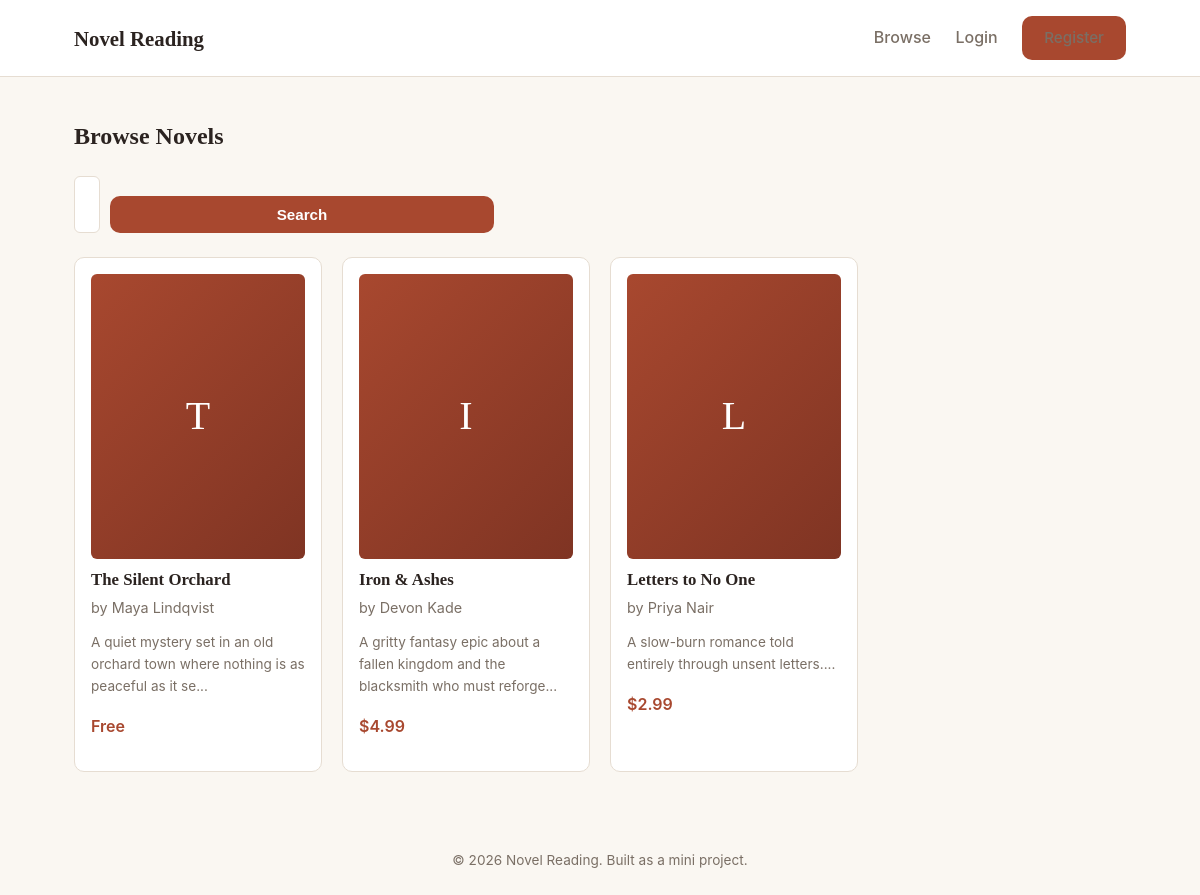
The page /novels/browse.php on the database its author committed.
### tables this page shows
CREATE TABLE novels (
  novel_id INT AUTO_INCREMENT PRIMARY KEY,
  title VARCHAR(150) NOT NULL,
  author VARCHAR(100) NOT NULL,
  description TEXT,
  cover_image VARCHAR(255) DEFAULT 'assets/img/default-cover.png',
  price DECIMAL(8,2) DEFAULT 0.00,
  created_at TIMESTAMP DEFAULT CURRENT_TIMESTAMP
);

### novels/browse.php (the view, shortened to what this page needs)
<?php
require_once __DIR__ . '/../config/db.php';
$search = trim($_GET['search'] ?? '');
if ($search !== '') {
    $stmt = mysqli_prepare($conn, "SELECT novel_id, title, author, price, description FROM novels WHERE title LIKE ? OR author LIKE ? ORDER BY created_at DESC");
    $likeSearch = "%" . $search . "%";
    mysqli_stmt_bind_param($stmt, "ss", $likeSearch, $likeSearch);
    mysqli_stmt_execute($stmt);
    $novels = mysqli_stmt_get_result($stmt);
} else {
    $novels = mysqli_query($conn, "SELECT novel_id, title, author, price, description FROM novels ORDER BY created_at DESC");
}
include __DIR__ . '/../includes/header.php';
?>
<section class="browse-page">
    <h1>Browse Novels</h1>
    <form method="GET" action="" class="search-form">
        <input type="text" name="search" placeholder="Search by title or author..." value="<?php echo htmlspecialchars($search); ?>">
        <button type="submit" class="btn-primary">Search</button>
    </form>
    <div class="novel-grid">
        <?php while ($novel = mysqli_fetch_assoc($novels)): ?>
            <a class="novel-card" href="details.php?novel_id=<?php echo (int)$novel['novel_id']; ?>">
                <div class="novel-cover-placeholder"><?php echo htmlspecialchars(mb_substr($novel['title'], 0, 1)); ?></div>
                <h3><?php echo htmlspecialchars($novel['title']); ?></h3>
                <p class="author">by <?php echo htmlspecialchars($novel['author']); ?></p>
                <p class="excerpt"><?php echo htmlspecialchars(mb_substr($novel['description'], 0, 80)); ?>...</p>
                <p class="price"><?php echo $novel['price'] > 0 ? '$' . number_format($novel['price'], 2) : 'Free'; ?></p>
            </a>
        <?php endwhile; ?>
    </div>
</section>
<?php include __DIR__ . '/../includes/footer.php'; ?>

### assets/css/style.css (style rules this page uses)
:root { --color-bg: #faf7f2; --color-surface: #ffffff; --color-ink: #2b2320; --color-muted: #7a6f65; --color-accent: #a8482f; --color-accent-dark: #7f3423; --color-border: #e6ddd2; --radius: 10px; --font-serif: 'Arial Black', 'Times New Roman', serif; --font-sans: -apple-system, BlinkMacSystemFont, 'Segoe UI', sans-serif; }
* { box-sizing: border-box; }
body { margin: 0; font-family: var(--font-sans); background: var(--color-bg); color: var(--color-ink); line-height: 1.6; }
a { color: var(--color-accent); text-decoration: none; }
h1, h2, h3 { font-family: var(--font-serif); margin-top: 0; }
.btn-primary, .btn-secondary { display: inline-block; padding: 10px 22px; border-radius: var(--radius); border: none; cursor: pointer; font-weight: 600; font-size: 0.95rem; }
.btn-primary { background: var(--color-accent); color: #fff; }
.novel-grid { display: grid; grid-template-columns: repeat(auto-fill, minmax(200px, 1fr)); gap: 20px; margin-top: 24px; }
.novel-card { background: var(--color-surface); border: 1px solid var(--color-border); border-radius: var(--radius); padding: 16px; color: var(--color-ink); display: block; transition: transform 0.15s, box-shadow 0.15s; }
.novel-card h3 { font-size: 1.05rem; margin: 8px 0 2px; }
.novel-card .author { color: var(--color-muted); font-size: 0.9rem; margin: 0 0 6px; }
.novel-card .excerpt { color: var(--color-muted); font-size: 0.85rem; }
.novel-card .price { font-weight: 600; color: var(--color-accent); }
.novel-cover-placeholder { width: 100%; aspect-ratio: 3/4; background: linear-gradient(135deg, var(--color-accent), var(--color-accent-dark)); color: #fff; display: flex; align-items: center; justify-content: center; font-family: var(--font-serif); font-size: 2.5rem; border-radius: 6px; }
form input[type="text"], form input[type="email"], form input[type="password"] { width: 100%; padding: 10px 12px; border: 1px solid var(--color-border); border-radius: 6px; font-size: 1rem; background: var(--color-surface); }
form button { margin-top: 20px; width: 100%; }
.search-form { display: flex; gap: 10px; margin-bottom: 8px; max-width: 420px; }
.search-form input { flex: 1; padding: 10px 12px; border: 1px solid var(--color-border); border-radius: 6px; }

### rows shown on the page
novels: title "T", title "The Silent Orchard", author "Maya Lindqvist", description "A quiet mystery set in an old orchard town where nothing is as peaceful as it se", price "Free"
novels: title "I", title "Iron & Ashes", author "Devon Kade", description "A gritty fantasy epic about a fallen kingdom and the blacksmith who must reforge", price "4.99"
novels: title "L", title "Letters to No One", author "Priya Nair", description "A slow-burn romance told entirely through unsent letters.", price "2.99"
